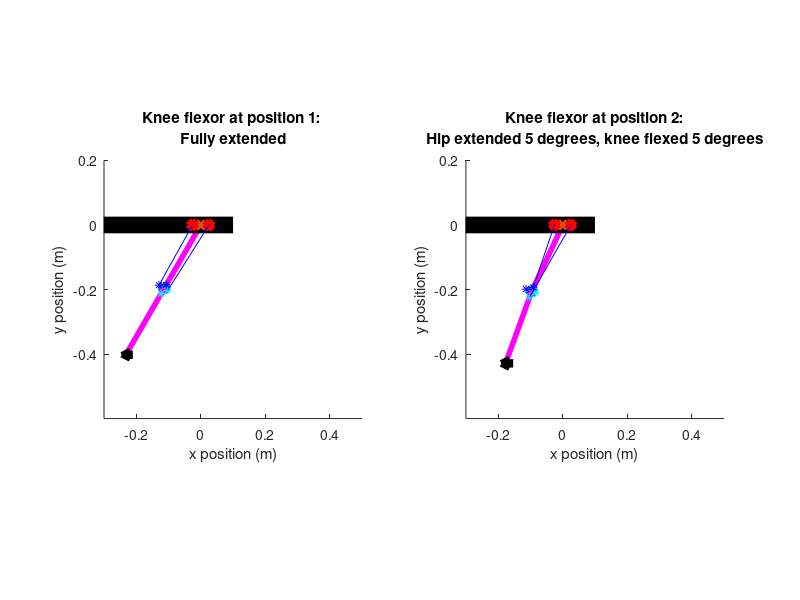

Recreate this plot in MATLAB. (Note: this script raises an error after producing the figure.)
%% Biarticular analysis of the quadruped hind legs
clear, close('all'), clc

%% Define given geometric and physical constants

% This simulation is intended to provide a static analysis and rough visual
% depiction of a cam/pulley system. CAM radii are sown as points around the
% knee
%% Define given geometric and physical constants

% Defining hind leg section lengths
l1 = 8.92 * (0.0254);               % [m] Limb length 1 (inches to meters conversion)
l2 = 9.37 * (0.0254);               % [m] Limb length 2 (inches to meters conversion)
l3 = 6.5 * (0.0254);                % [m] Limb length 3 (inches to meters conversion)

% Define gravitational constant
g = 9.8;                            % [m/s^2]

% Define length of actuatorsL_KFb = 14 * (0.0254);              
L_AF = 9 * (0.0254);                % [m] Ankle flexor length (inches to meters conversion)
L_AE = 9 * (0.0254);                % [m] Ankle extensor length (inches to meters conversion)
L_KF = 8 * (0.0254);                % [m] Knee flexor length (inches to meters conversion)
L_KE = 8 * (0.0254);                % [m] Knee extensor length (inches to meters conversion)
L_KFb = 12 * (0.0254);              % [m] Biarticular knee flexor length (inches to meters conversion)
L_KEb = 12 * (0.0254);              % [m] Biarticular knee flexor length (inches to meters conversion)

% Define actuator masses based on linear density estimate of 1.698 kg/m
m_AF = 1.698 * L_AF;                % [kg] Ankle flexor mass
m_AE = 1.698 * L_AE;                % [kg] Ankle extensor mass
m_KF = 1.698 * L_KF;                % [kg] Knee flexor mass
m_KE = 1.698 * L_KE;                % [kg] Knee extensor mass

% Define mass values of the hind leg sections
me = 0.0205;                        % [kg] Mass of encoders
m1 = 0.1302;                        % [kg] Section 1 leg mass
m2 = 0.1302;                        % [kg] Section 2 leg mass
m3 = 0.09814;                       % [kg] Section 3 leg mass

% Define maximum actuator strain estimate 
k_max = 0.1667;                     % [-]

% Define r1 and r2 for the flexor and extensor, corresponding to the cam
% radius at positon one and two
r1_KFb_length = 0.5 * (0.0254);          % [m] (inches to meter conversion)
r1_KEb_length = 0.75 * (0.0254);         % [m] (inches to meter conversion)
r2_KFb_length = 0.75 * (0.0254);         % [m] (inches to meter conversion)
r2_KEb_length = 0.5 * (0.0254);          % [m] (inches to meter conversion)

% Define where point of rotation of the upper end of the actuator is in the
% xy plane, with the hip point of rotation as the origin
b_KFb_top = [1, 0]* (0.0254);     % [m] (inches to meter conversion)
b_KEb_top = [-1, 0]* (0.0254);     % [m] (inches to meter conversion)

% Define the safety factor of required force
SF = 1;                           % [-]

%Define BPA model constants (eq 4 from paper)
a0 = 254.3e3;                       % [Pa] Model Parameter 0
a1 = 192e3;                         % [Pa] Model Parameter 1
a2 = 2.0265;                        % [-] Model Parameter 2
a3 = -0.461;                        % [-] Model Parameter 3
a4 = -0.331e-3;                     % [1/N] Model Parameter 4
a5 = 1.23e3;                        % [Pa/N] Model Parameter 5
a6 = 15.6e3;                        % [Pa] Model Parameter 6

% Define the hysteresis factor
S = 1;                               % [0,1]

%% Define fully extended position of the knee in 2D space (position 1)

% Origin is at hip joint point of rotation
% Fully extended position occurs when the femur is -30 degrees from
% vertical, with knee fully extended. Fully flexed position occurs when
% the femur is 30 degrees from vertical with knee fully flexed

% Define angle from horizontal for fully extended position (position 1)
theta1_pos1 = 30;                               % [degrees]

% Define the knee location in the xy plane at position 1 from hip angle
% and femur length
knee_pos1(1) = (-l1 * sind(theta1_pos1));                      % [m]
knee_pos1(2) = (-l1 * cosd(theta1_pos1));                      % [m]

% Define the length of the radius of attatchment end point (the point where
% the string inserts to the frame) from known angles and length of r

r1_KFb_pos1 = [(knee_pos1(1) + r1_KFb_length * cosd(theta1_pos1)), (knee_pos1(2) - r1_KFb_length * sind(theta1_pos1))]; % [m]
r2_KFb_pos1 = [(knee_pos1(1) - r2_KFb_length * sind(theta1_pos1)), (knee_pos1(2) - r2_KFb_length * cosd(theta1_pos1))]; % [m]
r1_KEb_pos1 = [(knee_pos1(1) - r1_KEb_length * cosd(theta1_pos1)), (knee_pos1(2) + r1_KEb_length * sind(theta1_pos1))]; % [m]
r2_KEb_pos1 = [(knee_pos1(1) + r2_KEb_length * sind(theta1_pos1)), (knee_pos1(2) + r2_KEb_length * cosd(theta1_pos1))]; % [m]

% Define the ankle position from the defined angles, knee position, and
% tibia length
ankle_pos1(1) = (knee_pos1(1) - l2 * sind(theta1_pos1));        % [m]
ankle_pos1(2) = (knee_pos1(2) - l2 * cosd(theta1_pos1));        % [m]

% Define 


%% Plot fully extended position of the knee in 2D space (position 1)
figure(1)
subplot(1, 2, 1)
hold on

% Plot the femur from knee position, and add a marker at the knee
plot([0, knee_pos1(1)], [0, knee_pos1(2)], '-m', 'LineWidth', 4)
plot(knee_pos1(1), knee_pos1(2), 'o', 'LineWidth', 3)

% Plot the tibia from knee to ankle points
plot([knee_pos1(1), ankle_pos1(1)], [knee_pos1(2), ankle_pos1(2)], '-m', 'LineWidth', 4)


% Plot the cam radii for flexor and extensor (2 each) for position 1 as
% points
plot(r1_KFb_pos1(1), r1_KFb_pos1(2), '*c')
plot(r2_KFb_pos1(1), r2_KFb_pos1(2), '*c')
plot(r1_KEb_pos1(1), r1_KEb_pos1(2), '*b')
plot(r2_KEb_pos1(1), r2_KEb_pos1(2), '*b')

% Plot the ankle/foot as a triangle
plot(ankle_pos1(1), ankle_pos1(2), '<k', 'LineWidth', 4)

% Plot the hip/body as a horizontal line for reference
plot([-1, .1], [0, 0], '-k', 'LineWidth', 12)

% Mark the hip joint as the origin
plot(0,0, 'x', 'LineWidth', 3)

% Plot the final pulley point before string goes to the tibia for the
% lfexor and extensor
plot(b_KFb_top(1), b_KFb_top(2), 'xr', 'LineWidth', 5)
plot(b_KEb_top(1), b_KEb_top(2), 'xr', 'LineWidth', 5)

% Plot the lines representing strings for the flexor and extensor
plot([b_KFb_top(1) r1_KFb_pos1(1)], [b_KFb_top(2) r1_KFb_pos1(2)], 'b')
plot([b_KEb_top(1) r1_KEb_pos1(1)], [b_KEb_top(2) r1_KEb_pos1(2)], 'b')

% Finish labeling the plot
hold off
xlim([-0.3 0.5])
ylim([-0.6 0.2])
title(sprintf('Knee flexor at position 1: \nFully extended'))
xlabel('x position (m)')
ylabel('y position (m)')
daspect([1 1 1])

%% Define fully flexed position (position 2) using rotational matrices

% Define 2D rotational matrix in xy-plane as a function of degrees rotated
% counter-clockwise
rotz = @(t) [cosd(t) -sind(t) ; sind(t) cosd(t)] ;

% Define hip rotation in degrees
rot_hip = input(sprintf('Enter the desired hip rotation from fully flexed: ') );                                              % [degrees]

% Rotate the knee about the origin 60 degrees
knee_pos2 = rotz(rot_hip) * knee_pos1';

% Define knee rotation in degrees
rot_knee = input(sprintf('\nEnter the desired knee rotation from fully extended: ') );                                              % [degrees]

%Rotate the all points below the knee about the knee 90 degrees
ankle_pos2 = rotz(rot_knee) * ((rotz(rot_hip) * ankle_pos1') - knee_pos2)+ knee_pos2;
r1_KFb_pos2 = rotz(rot_knee) * ((rotz(rot_hip) * r1_KFb_pos1') - knee_pos2) + knee_pos2;
r2_KFb_pos2 = rotz(rot_knee) * ((rotz(rot_hip) * r2_KFb_pos1') - knee_pos2) + knee_pos2;
r1_KEb_pos2 = rotz(rot_knee) * ((rotz(rot_hip) * r1_KEb_pos1') - knee_pos2) + knee_pos2;
r2_KEb_pos2 = rotz(rot_knee) * ((rotz(rot_hip) * r2_KEb_pos1') - knee_pos2) + knee_pos2;

%% Plot fully flexed position of the knee in 2D space (position 2)
subplot(1, 2, 2)
hold on

% Plot the femur from knee position, and add a marker at the knee
plot([0, knee_pos2(1)], [0, knee_pos2(2)], '-m', 'LineWidth', 4)
plot(knee_pos2(1), knee_pos2(2), 'o', 'LineWidth', 3)

% Plot the tibia from knee to ankle points
plot([knee_pos2(1), ankle_pos2(1)], [knee_pos2(2), ankle_pos2(2)], '-m', 'LineWidth', 4)

% Plot the cam radii for flexor and extensor (2 each) for position 1 as
% points
plot(r1_KFb_pos2(1), r1_KFb_pos2(2), '*c')
plot(r2_KFb_pos2(1), r2_KFb_pos2(2), '*c')
plot(r1_KEb_pos2(1), r1_KEb_pos2(2), '*b')
plot(r2_KEb_pos2(1), r2_KEb_pos2(2), '*b')

% Plot the ankle/foot as a triangle
plot(ankle_pos2(1), ankle_pos2(2), '<k', 'LineWidth', 5)

% Plot the hip/body as a horizontal line for reference
plot([-1, .1], [0, 0], '-k', 'LineWidth', 12)

% Mark the hip joint as the origin
plot(0,0, 'x', 'LineWidth', 3)

% Plot the final pulley point before string goes to the tibia for the
% lfexor and extensor
plot(b_KFb_top(1), b_KFb_top(2), 'xr', 'LineWidth', 5)
plot(b_KEb_top(1), b_KEb_top(2), 'xr', 'LineWidth', 5)

% Plot the lines representing strings for the flexor and extensor
plot([b_KFb_top(1) r2_KFb_pos2(1)], [b_KFb_top(2) r2_KFb_pos2(2)], 'b')
plot([b_KEb_top(1) r2_KEb_pos2(1)], [b_KEb_top(2) r2_KEb_pos2(2)], 'b')

% Finish labeling the plot
xlim([-0.3 0.5])
ylim([-0.6 0.2])
title(sprintf('Knee flexor at position 2:\nHip extended %.0f degrees, knee flexed %.0f degrees', rot_hip, rot_knee))
xlabel('x position (m)')
ylabel('y position (m)')
daspect([1 1 1])


%% Define the strain necessary to achieve position 2

% Define length of fully contracted actuator based on previously defined
% vectors
delta_L_KFb = norm(r1_KFb_pos1 - b_KFb_top) - norm(r2_KFb_pos2' - b_KFb_top);
delta_L_KEb = -norm(r1_KEb_pos1 - b_KEb_top) + norm(r2_KEb_pos2' - b_KEb_top);

% Calculate strain from contracted and resting lengths
k_KFb = delta_L_KFb / L_KFb;
k_KEb = delta_L_KEb / L_KEb;

%Print out actuator lengths and strains
fprintf('\nHip rotation: %.0f degrees', rot_hip)
fprintf('\nKnee rotation: %.0f degrees', rot_knee)
fprintf('\n\nBA knee flexor actuator length: %.0f inches', L_KFb/0.0254)
fprintf('\nBA knee flexor strain to achieve this position: %.2f', k_KFb)
fprintf('\n\nBA knee extensor actuator length: %.0f inches', L_KEb/0.0254)
fprintf('\nBA knee extensor to achieve this position: %.2f\n', k_KEb)

%% Torque calculations for the biarticular knee flexor and knee extensor

% NOTE: THESE HAVE ONLY BEEN SET UP TO DEFINE TORQUE AT SET POSITIONS.
% Needs modification to find force at a given rotation.

% Torque requirements for flexor:
% Define torques created by the weight of the different leg segments
T1_KFb = 0.5 * l1 * cosd(60) * (m1 + m_KF + m_KE) * g;                      % [N-m]
T2_KFb = (l1 * cosd(60) + 0.5 * l2 * sind(60)) * (m1 + m_AF + m_AE) * g;    % [N-m]
T3_KFb = (l1 * cosd(60) + (l2 + l3/2) * sind(60)) * m3 * g;                 % [N-m]

% Define force necessary for actuator to exert to hold leg at position 2
F_KFb = (T1_KFb + T2_KFb + T3_KFb) / r2_KFb_length;                % [N]         


% Torque requirements for extensor:
% Define torques created by the weight of the different leg segments
T1_KEb = 0.5 * l1 * sind(30) * (m1 + m_KF + m_KE) * g;                      % [N-m]
T2_KEb = ((l1 + 0.5 * l2) * sind(30)) * (m1 + m_AF + m_AE) * g;    % [N-m]
T3_KEb = (((l1 + l2) * sind(30)) + (l3/2)) * m3 * g;                 % [N-m]

% Define force necessary for actuator to exert to hold leg at position 1
F_KEb = (T1_KEb + T2_KEb + T3_KEb) / r1_KEb_length;                % [N] 

% Print out force required to hold position 1 and 2 for the knee extensor
% and flexor, respectfully
fprintf('\nThe required force for the BA knee flexor to hold position 2 is %.1f pounds', F_KFb/4.448)
fprintf('\nThe required force for the BA knee extensor to hold position 1 is %.1f pounds', F_KEb/4.448)

%% Plotting strain vs necessary pressure for a given force

% Constructing a pressure vs strain plot for BPAs of varying force based on
% equation 4.

% Define range of strains
k = 0.001:0.001:0.2;            % []
k_max = 0.17;                   % []
F = (0:6:36) * 4.448;           % [N] (pounds to newtons conversion)
S = 1;                          % [0,1] hysteresis 

key = strings(1,length(F));

figure(2)
% plot pressure vs strain, each loop doing a different applied force
for n = 1:length(F)
    P = a0 + (a1 * tan( a2 * ((k./ (a4 * F(n) + k_max)) + a3))) + (a5 * F(n)) + (a6 * S); % [Pa]
    plot(k, P/1000, '.')
    hold on
    key(n) = sprintf('Applied force: %.1f pounds', F(n)/4.448);
end

% Plot strain and forces required for position 1 and 2 for biarticular knee
% muscles
plot(k_KFb, 0.001 * (a0 + (a1 * tan( a2 * ((k_KFb./ (a4 * F_KFb + k_max)) + a3))) + (a5 * F_KFb) + (a6 * S)), 'xr', 'LineWidth', 2)
plot(k_KEb, 0.001 * (a0 + (a1 * tan( a2 * ((k_KEb./ (a4 * F_KEb + k_max)) + a3))) + (a5 * F_KEb) + (a6 * S)), 'xr', 'LineWidth', 2)

% Plot maximum pressure line at P = 620 kPa
plot([0 .2], [620 620], '-r')
key(8) = 'BA KE at pos1';
key(9) = 'BA KF at pos2';
legend(key)

xlabel('Strain')
ylabel('Pressure (kPa)')
xlim([0 0.2])
ylim([0 700])
title(sprintf('%.1f inch biarticular knee actuators', L_KFb/0.0254))
